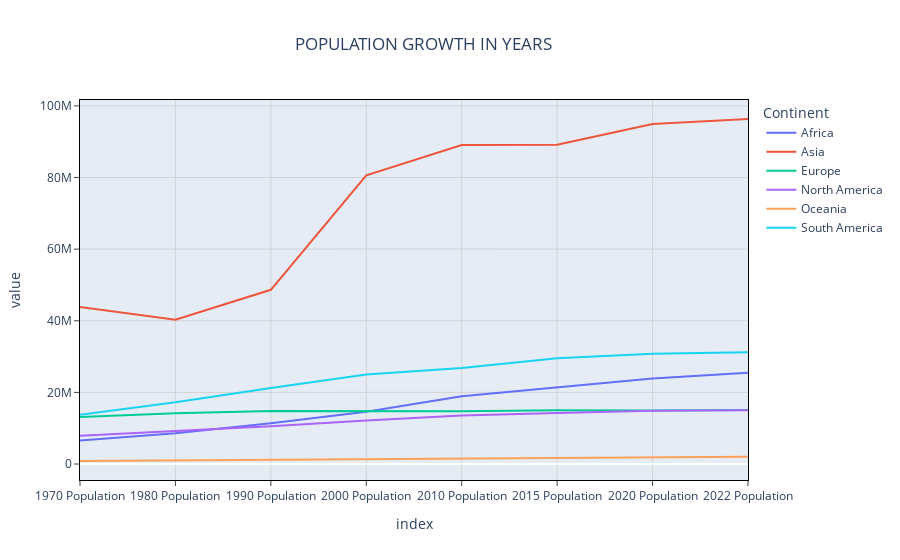

Source (notebook cell):
### Markdown cell above
# lets plot a graph to visualize the growth of population over years

### Code cell
fig = ppx.line(continent, title='POPULATION GROWTH IN YEARS')
fig.update_layout(title_x=0.47,height=500)
fig.update_xaxes(
    mirror=True,
    ticks='outside',
    showline=True,
    linecolor='black',
    gridcolor='lightgrey'
)
fig.update_yaxes(
    mirror=True,
    ticks='outside',
    showline=True,
    linecolor='black',
    gridcolor='lightgrey'
)

fig.show()

### Figure 1 — Plotly figure (JSON) as saved in the notebook; plotly's stock layout.template omitted (floating-point values rounded to 4 significant figures)
{"data": [{"hovertemplate": "Continent=Africa<br>index=%{x}<br>value=%{y}<extra></extra>", "legendgroup": "Africa", "line": {"color": "#636efa", "dash": "solid"}, "marker": {"symbol": "circle"}, "mode": "lines", "name": "Africa", "orientation": "v", "showlegend": true, "type": "scatter", "x": ["1970 Population", "1980 Population", "1990 Population", "2000 Population", "2010 Population", "2015 Population", "2020 Population", "2022 Population"], "xaxis": "x", "y": [6567000.0, 8586000.0, 11380000.0, 14600000.0, 18900000.0, 21420000.0, 23870000.0, 25460000.0], "yaxis": "y"}, {"hovertemplate": "Continent=Asia<br>index=%{x}<br>value=%{y}<extra></extra>", "legendgroup": "Asia", "line": {"color": "#EF553B", "dash": "solid"}, "marker": {"symbol": "circle"}, "mode": "lines", "name": "Asia", "orientation": "v", "showlegend": true, "type": "scatter", "x": ["1970 Population", "1980 Population", "1990 Population", "2000 Population", "2010 Population", "2015 Population", "2020 Population", "2022 Population"], "xaxis": "x", "y": [43840000.0, 40280000.0, 48640000.0, 80580000.0, 89087770, 89170000.0, 94960000.0, 96330000.0], "yaxis": "y"}, {"hovertemplate": "Continent=Europe<br>index=%{x}<br>value=%{y}<extra></extra>", "legendgroup": "Europe", "line": {"color": "#00cc96", "dash": "solid"}, "marker": {"symbol": "circle"}, "mode": "lines", "name": "Europe", "orientation": "v", "showlegend": true, "type": "scatter", "x": ["1970 Population", "1980 Population", "1990 Population", "2000 Population", "2010 Population", "2015 Population", "2020 Population", "2022 Population"], "xaxis": "x", "y": [13120000.0, 14200000.0, 14790000.0, 14820000.0, 14710000.0, 15030000.0, 14920000.0, 15060000.0], "yaxis": "y"}, {"hovertemplate": "Continent=North America<br>index=%{x}<br>value=%{y}<extra></extra>", "legendgroup": "North America", "line": {"color": "#ab63fa", "dash": "solid"}, "marker": {"symbol": "circle"}, "mode": "lines", "name": "North America", "orientation": "v", "showlegend": true, "type": "scatter", "x": ["1970 Population", "1980 Population", "1990 Population", "2000 Population", "2010 Population", "2015 Population", "2020 Population", "2022 Population"], "xaxis": "x", "y": [7886000.0, 9207000.0, 10530000.0, 12150000.0, 13570000.0, 14260000.0, 14860000.0, 15010000.0], "yaxis": "y"}, {"hovertemplate": "Continent=Oceania<br>index=%{x}<br>value=%{y}<extra></extra>", "legendgroup": "Oceania", "line": {"color": "#FFA15A", "dash": "solid"}, "marker": {"symbol": "circle"}, "mode": "lines", "name": "Oceania", "orientation": "v", "showlegend": true, "type": "scatter", "x": ["1970 Population", "1980 Population", "1990 Population", "2000 Population", "2010 Population", "2015 Population", "2020 Population", "2022 Population"], "xaxis": "x", "y": [847000.0, 996500.0, 1163000.0, 1358000.0, 1613000.0, 1757000.0, 1910000.0, 2046000.0], "yaxis": "y"}, {"hovertemplate": "Continent=South America<br>index=%{x}<br>value=%{y}<extra></extra>", "legendgroup": "South America", "line": {"color": "#19d3f3", "dash": "solid"}, "marker": {"symbol": "circle"}, "mode": "lines", "name": "South America", "orientation": "v", "showlegend": true, "type": "scatter", "x": ["1970 Population", "1980 Population", "1990 Population", "2000 Population", "2010 Population", "2015 Population", "2020 Population", "2022 Population"], "xaxis": "x", "y": [13780000.0, 17270000.0, 21220000.0, 25020000.0, 26790000.0, 29510000.0, 30820000.0, 31200000.0], "yaxis": "y"}], "layout": {"autosize": true, "legend": {"title": {"text": "Continent"}, "tracegroupgap": 0}, "title": {"text": "POPULATION GROWTH IN YEARS", "x": 0.47}, "xaxis": {"anchor": "y", "autorange": true, "domain": [0, 1], "gridcolor": "lightgrey", "linecolor": "black", "mirror": true, "range": [0, 7], "showline": true, "ticks": "outside", "title": {"text": "index"}, "type": "category"}, "yaxis": {"anchor": "x", "autorange": true, "domain": [0, 1], "gridcolor": "lightgrey", "linecolor": "black", "mirror": true, "range": [-4457000.0, 101600000.0], "showline": true, "ticks": "outside", "title": {"text": "value"}, "type": "linear"}}}
